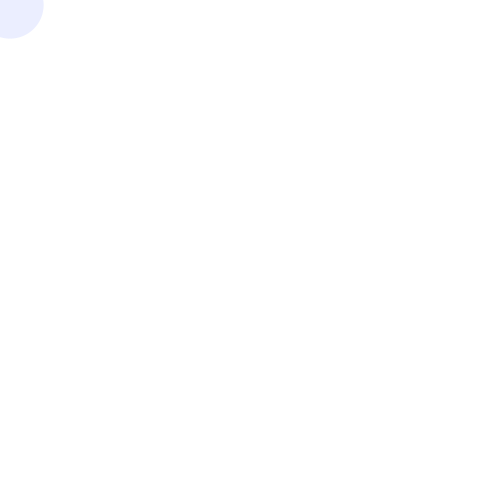
Frame 1 (no input)
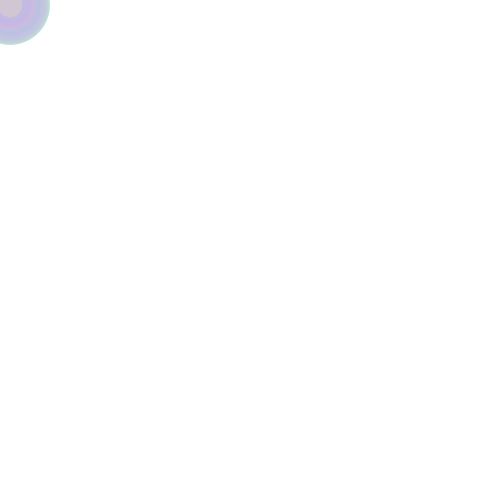
Frame 60 (the mouse pressed at the canvas centre just before this capture)
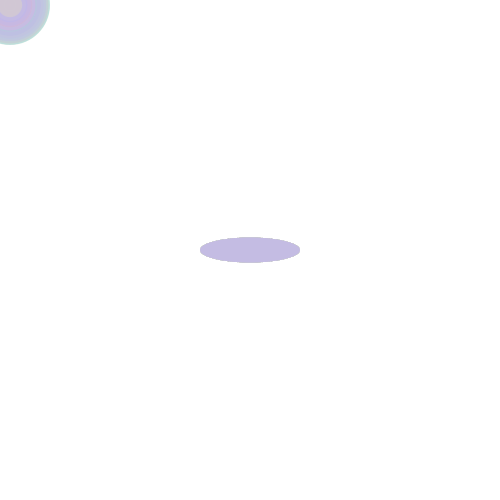
Frame 120 (the mouse held since frame 60 and released just before this capture)

The Processing sketch that drew these frames (run headless with seeded random() and noise(); from frame 60 on, the mouse is pressed at the canvas centre):

// Processing sketch: processing_106384
// ── processing_106384.pde

int counter;

void setup() {  //setup function called initially, only once
  size(500, 500);
  background(255);  //set background white
  colorMode(HSB);   //set colors to Hue, Saturation, Brightness mode
  counter = 0;
}

void draw() {  //draw function loops 
  counter++;
  noStroke();
  fill(random(255),100,255,50);
  
  if(mousePressed == true) { //add some interaction
    ellipse(mouseX, mouseY, 100, 25);
  }
  else {
    ellipse(width/50, height/100, 80*sin(counter), 80*sin(counter));
  }
}
